Frame 1 (no input): blank canvas, image omitted
Frame 60 (the mouse pressed at the canvas centre just before this capture): blank canvas, image omitted
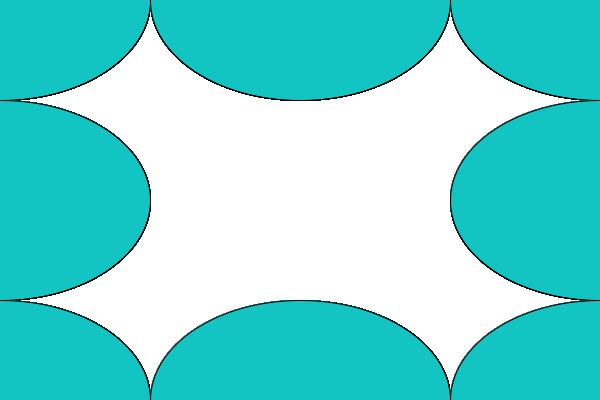
Frame 120 (the mouse held since frame 60 and released just before this capture)

The Processing sketch whose frames 1 and 60 were blank and that drew this single picture after the mouse press (run headless with seeded random() and noise(); from frame 60 on, the mouse is pressed at the canvas centre):

// Processing sketch: processing_148284
// ── processing_148284.pde

void setup()
{
  frameRate(9); 
  size(600, 400); 
  background(255, 255, 255);
}



void draw()


{  
  fill(random(255), random(255), random(255));
  {
    if (mousePressed== true) fill(random(255), random(255), random(255));
    ellipse(0, 0, mouseX, mouseY);
    ellipse(0, 200, mouseX, mouseY);
    ellipse(0, 400, mouseX, mouseY);
    ellipse(300, 0, mouseX, mouseY);
    ellipse(600, 0, mouseX, mouseY);
    ellipse(600, 400, mouseX, mouseY);
    ellipse(600, 200, mouseX, mouseY);
    ellipse(300, 400, mouseX, mouseY);
  }
}  

void mouseClicked() {
  setup();
}
